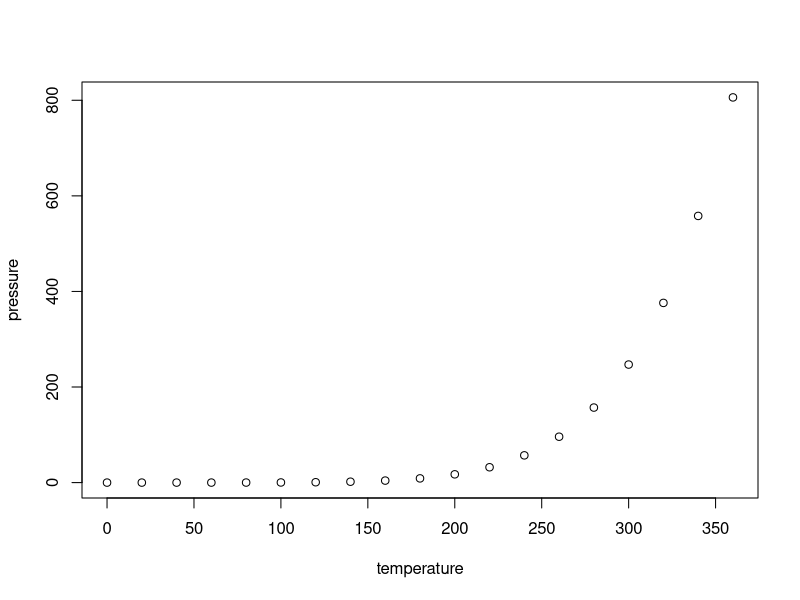
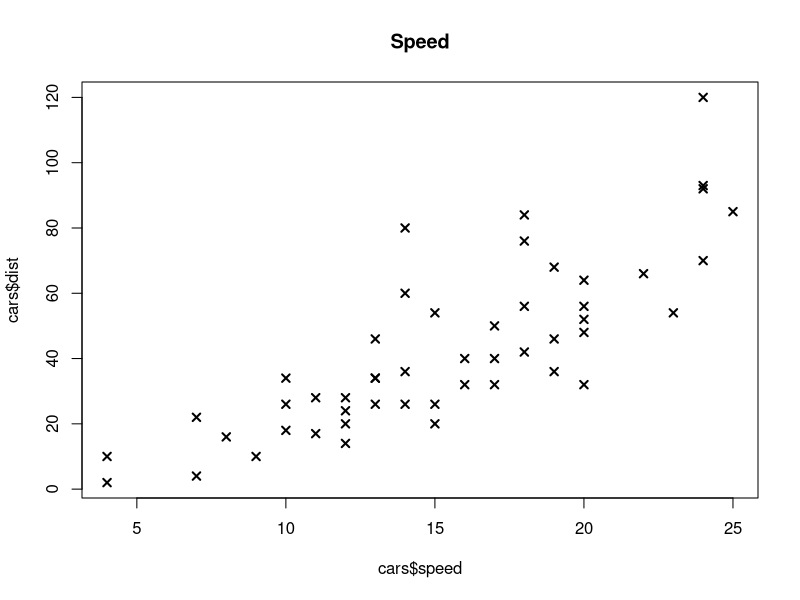

These charts were generated, in order, by the following R code:
## ---- chunk 1
knitr::opts_chunk$set(echo = TRUE)
## ---- chunk 2
summary(cars)
## ---- chunk 3
plot(pressure)
## ---- chunk 4
plot(cars$speed, cars$dist, main = "Speed", lwd = 2, pch = 4)
